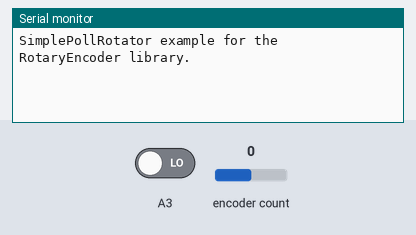
A sketch run on a simulated Arduino Uno, built with avr-gcc and run on an emulated ATmega328P. Shown: the last lines printed to the serial monitor. The test bench sets the inputs (shaded band); at power-on: encoder count 0, A3 LOW.

Above: at 1.2 s.
1.3 s: encoder count set to 1
At 2.5 s:
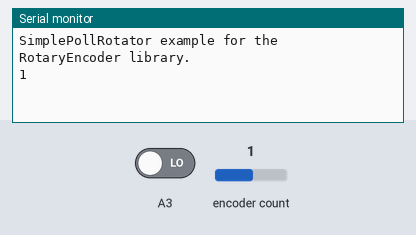
2.8 s: encoder count set to 2
At 3.7 s:
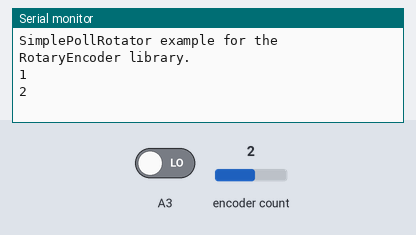

The sketch:

InterruptRotator.ino
```cpp
// (licence header left out)
// This example checks the state of the rotary encoder in the loop() function.
// The current position is printed on output when changed.

// Hardware setup:
// Attach a rotary encoder with output pins to A2 and A3.
// The common contact should be attached to ground.

#include <RotaryEncoder.h>

// Setup a RoraryEncoder for pins A2 and A3:
RotaryEncoder encoder(A2, A3);

void setup()
{
  Serial.begin(57600);
  Serial.println("SimplePollRotator example for the RotaryEncoder library.");

  // You may have to modify the next 2 lines if using other pins than A2 and A3
  PCICR |= (1 << PCIE1);    // This enables Pin Change Interrupt 1 that covers the Analog input pins or Port C.
  PCMSK1 |= (1 << PCINT10) | (1 << PCINT11);  // This enables the interrupt for pin 2 and 3 of Port C.
} // setup()


// The Interrupt Service Routine for Pin Change Interrupt 1
// This routine will only be called on any signal change on A2 and A3: exactly where we need to check.
ISR(PCINT1_vect) {
  encoder.tick(); // just call tick() to check the state.
}


// Read the current position of the encoder and print out when changed.
void loop()
{
  static int pos = 0;

  int newPos = encoder.getPosition();
  if (pos != newPos) {
    Serial.print(newPos);
    Serial.println();
    pos = newPos;

    // Just to show, that long lasting procedures don't break the rotary encoder:
    // When newPos is 66 the ouput will freeze, but the turned positions will be recognized even when not polled.
    // The interrupt still works.
    // The output is correct 6.6 seconds later.
    if (newPos == 66)
      delay(6600);
  } // if
} // loop ()

// The End
```

Measured:
- after the input at 1.3 s, the serial monitor: prints a new line at once (image 1)
- after the input at 2.8 s, the serial monitor: prints a new line at once (image 2)
